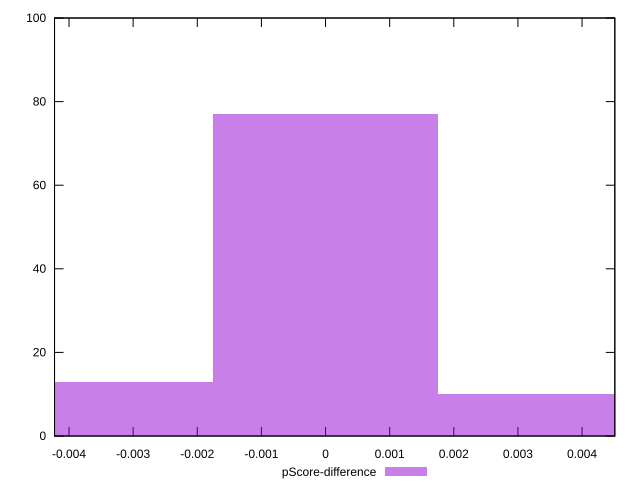

Reproduce this figure in gnuplot.
reset

$pScoreDifference <<EOF
0 77
0.0035117124634754934 10
-0.0035117124634754934 13
EOF

set key outside below
set boxwidth 0.0035117124634754934
set xrange [-0.004225833415985147:0.00451083342234293]
set yrange [0:100]
set trange [0:100]
set style fill transparent solid 0.5 noborder
set terminal svg size 640, 490 enhanced background rgb 'white'
set output "report_00018_2021-02-10T15-25-16.877Z/uses-rel-preconnect/samples/pages+cached+noadtech+nomedia+nocss/pScore-difference/histogram.svg"

plot $pScoreDifference title "pScore-difference" with boxes

reset
